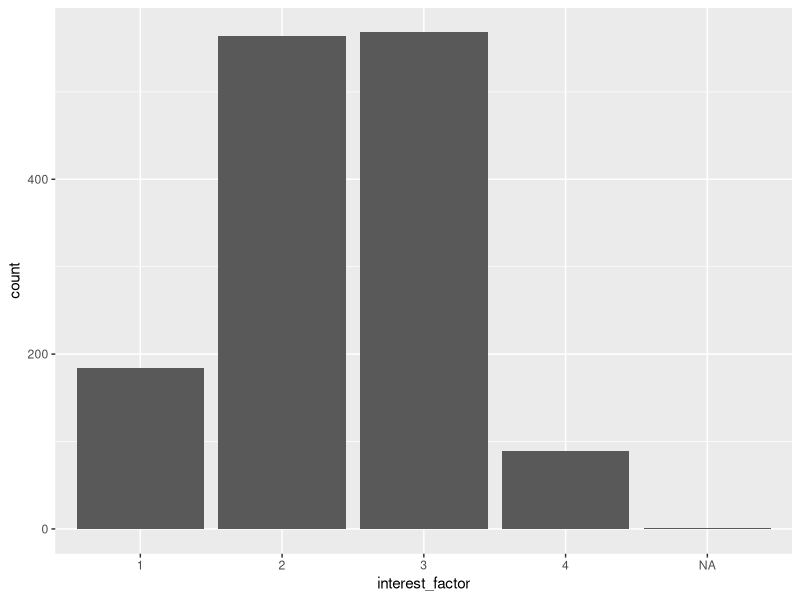
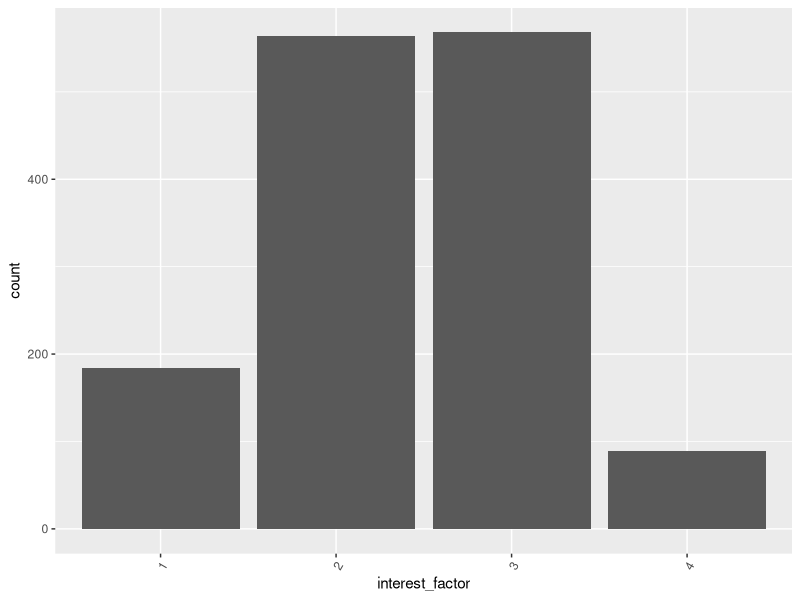
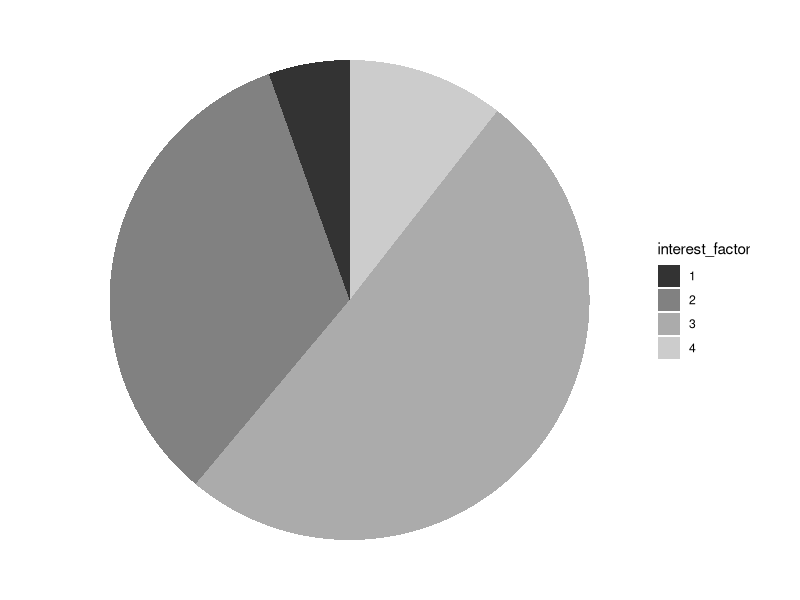
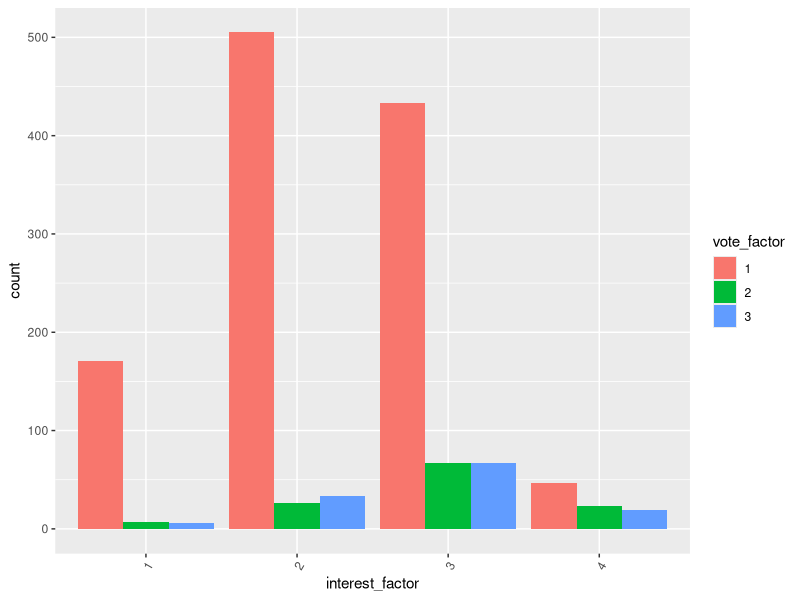
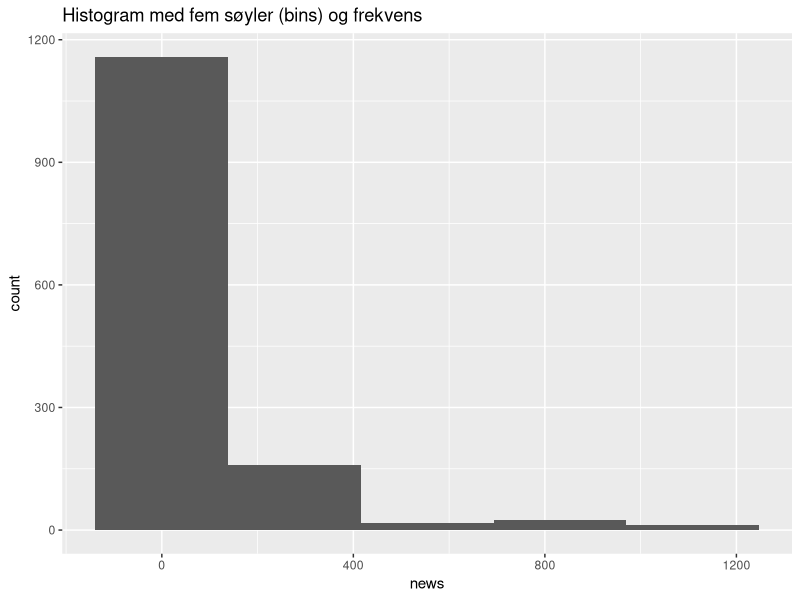
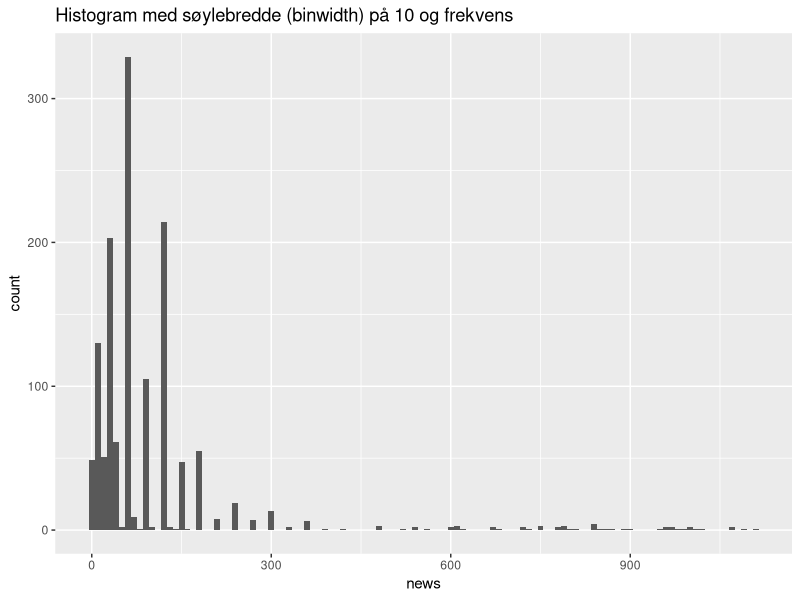
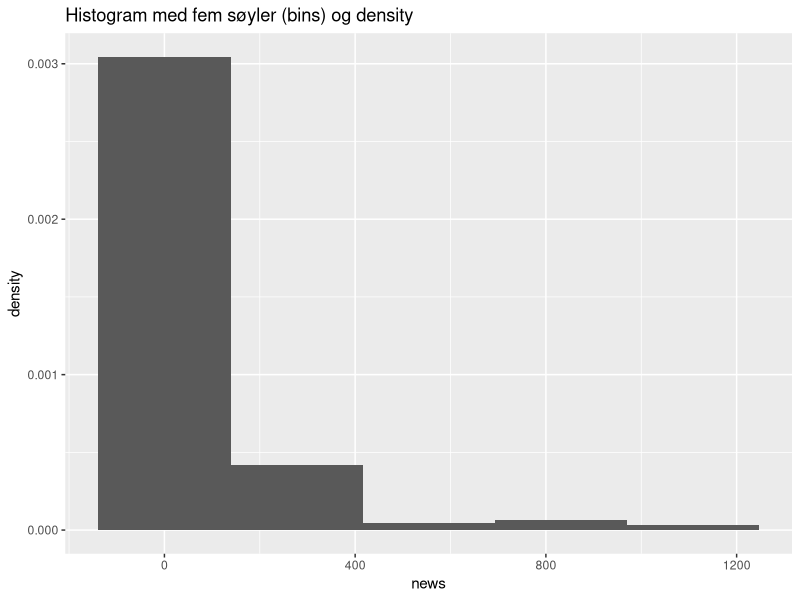
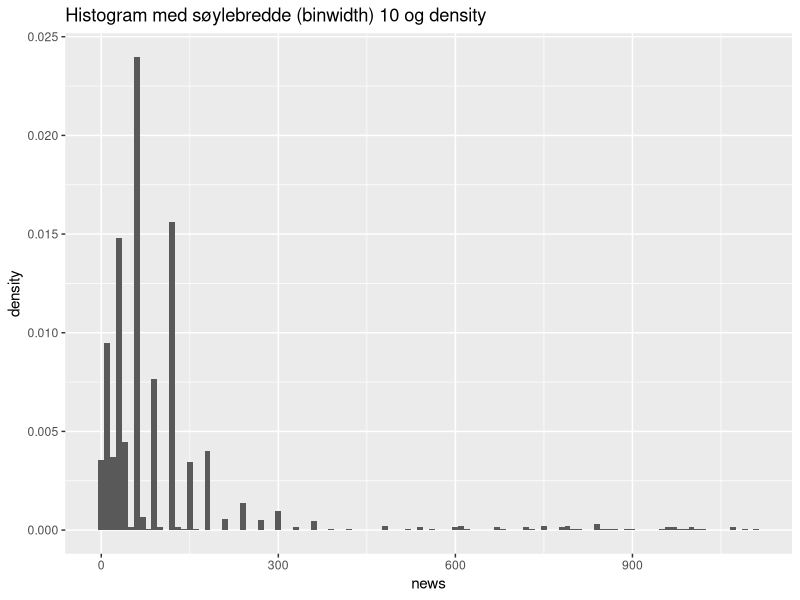

Source code (R) for these figures, in order:
## ---- chunk 1
knitr::opts_chunk$set(echo = TRUE)
knitr::opts_chunk$set(tidy.opts=list(width.cutoff=60), tidy=TRUE)

## ---- chunk 2
library(tidyverse)
## ---- chunk 3
getwd()
list.files()
## ---- chunk 4

ess <- read.csv("../data/ess.csv", encoding = "UTF-8")

## ---- chunk 5

dim(ess)

## ---- chunk 6
ess_subset <- ess %>% 
  select(nwspol, polintr, vote, yrbrn) %>% 
  rename(news = nwspol,
         interest = polintr, 
         year_born = yrbrn)

## ---- chunk 7
ess_subset <- ess %>% 
  select(vote,
         news = nwspol,
         interest = polintr, 
         year_born = yrbrn)
## ---- chunk 8
ess_subset$age <- 2018 - ess_subset$year_born 
## ---- chunk 9
class(ess_subset$vote)
## ---- chunk 10
table(ess_subset$vote)
## ---- chunk 11
# Lager en ny variabel i datasettet som heter vote_factor
ess_subset$vote_factor <- as.factor(ess_subset$vote)
## ---- chunk 12
# Sjekker faktornivåene:
levels(ess_subset$vote_factor)

# Sjekker klasse:
class(ess_subset$vote_factor)
## ---- chunk 13
class(ess_subset$interest)
## ---- chunk 14
ess_subset$interest_factor <- as.factor(ess_subset$interest)
## ---- chunk 15
# Sjekker faktornivåene:
levels(ess_subset$interest_factor)

# Sjekker klasse:
class(ess_subset$interest_factor)

## ---- chunk 16
class(ess_subset$news)

is.numeric(ess_subset$news)
## ---- chunk 17
summary(ess_subset)
str(ess_subset)
glimpse(ess_subset)
## ---- chunk 18
head(ess_subset)
tail(ess_subset)
## ---- chunk 19
table(ess_subset$vote, useNA = "always")
prop.table(table(ess_subset$vote))
prop.table(table(ess_subset$vote, useNA = "always"))
## ---- chunk 20
# Finner minimumsverdi (det laveste antall minutter brukt på nyheter)
min(ess_subset$news, na.rm = TRUE) # na.rm = TRUE sier at missing skal droppes i beregningen

# Finner maksimumsveriden (den høyeste antall minutter brukt på nyheter)
max(ess_subset$news, na.rm = TRUE)

# Finner gjennomsnittlig antall minutter
mean(ess_subset$news, na.rm = TRUE)

# Finner median
median(ess_subset$news, na.rm = TRUE)

# Finner standardavviket
sd(ess_subset$news, na.rm = TRUE)

# Finner varians
var(ess_subset$news, na.rm = TRUE)

# Finner kvantilverdiene
quantile(ess_subset$news, na.rm = TRUE)

# Finner forskjellig deskriptiv statistikk for en variabel
summary(ess_subset$news)
## ---- chunk 21
ggplot(ess_subset, aes(x = interest_factor)) + 
  geom_bar()
## ---- chunk 22
ess_subset %>% 
  filter(is.na(interest_factor) == FALSE) %>% 
  ggplot(., aes(x = interest_factor)) + 
  geom_bar() +
  theme(axis.text.x = element_text(angle = 60, hjust = 1))
## ---- chunk 23
ess_subset %>% 
  filter(is.na(interest_factor) == FALSE) %>% 
  ggplot(., aes(x = "", y = interest, fill = interest_factor)) + 
  geom_bar(stat = "identity", width = 1) + 
  coord_polar("y", start = 0) +
  theme_void() +
  scale_fill_grey()
## ---- chunk 24
ess_subset %>% 
  filter(is.na(interest_factor) == FALSE & 
           is.na(vote_factor) == FALSE) %>% 
  ggplot(., aes(x = interest_factor)) + 
  geom_bar(aes(fill = vote_factor),
           position = "dodge") +
  theme(axis.text.x = element_text(angle = 60, hjust = 1))
## ---- chunk 25
ggplot(ess_subset, aes(x = news)) +
  geom_histogram(bins = 5) +
  ggtitle("Histogram med fem søyler (bins) og frekvens")
## ---- chunk 26
ggplot(ess_subset, aes(x = news)) +
  geom_histogram(binwidth = 10) +
  ggtitle("Histogram med søylebredde (binwidth) på 10 og frekvens")
## ---- chunk 27
ggplot(ess_subset, aes(x = news, y = ..density..)) +
  geom_histogram(bins = 5) +
  ggtitle("Histogram med fem søyler (bins) og density")
## ---- chunk 28
ggplot(ess_subset, aes(x = news, y = ..density..)) +
  geom_histogram(binwidth = 10) +
  ggtitle("Histogram med søylebredde (binwidth) 10 og density")

## ---- chunk 29
ggplot(ess_subset, aes(x = news, y = vote_factor)) +
  geom_boxplot() +
  theme_minimal()
